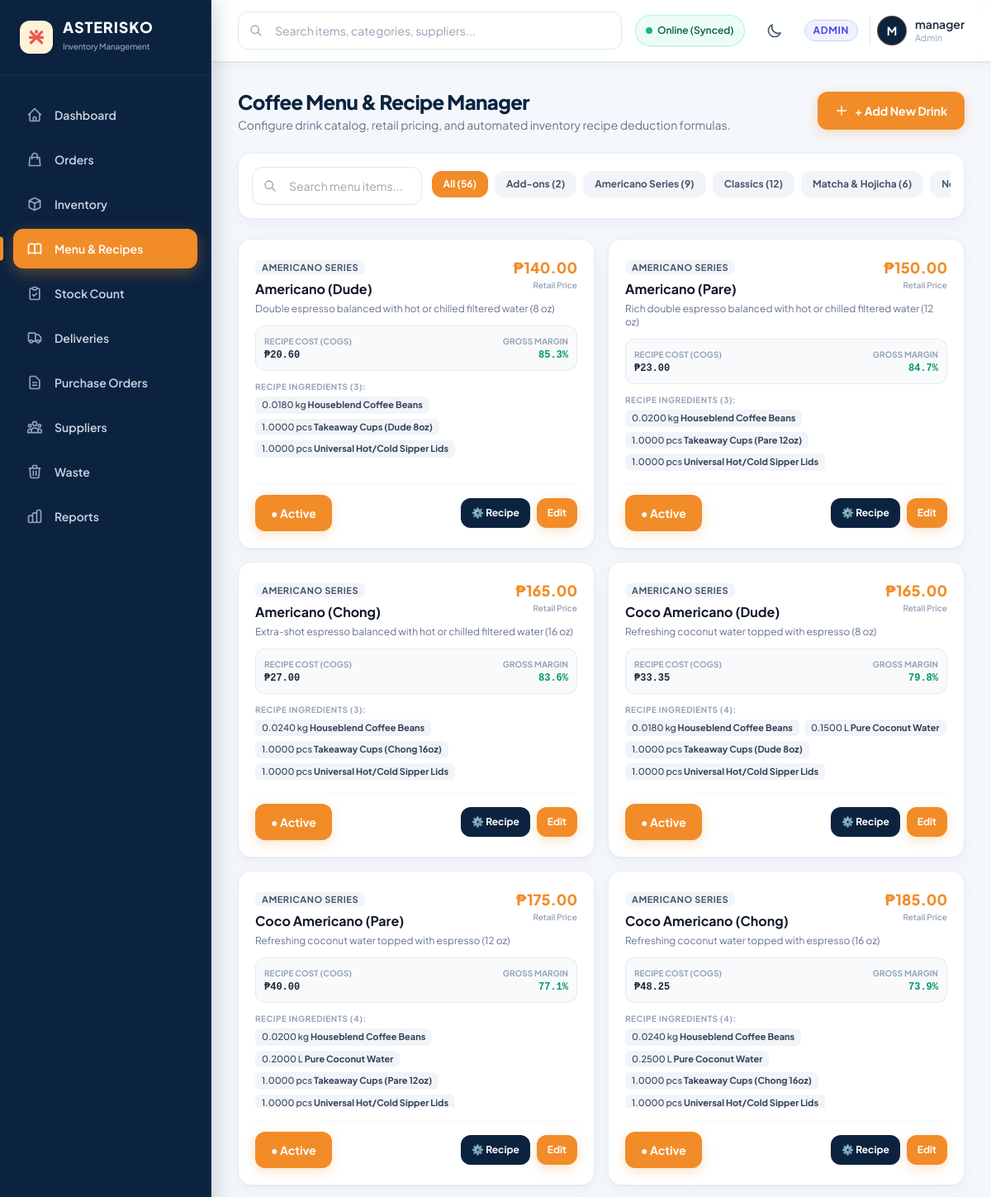
/pages/manage_menu.php (signed in, upper part), run on the app's committed database.
### pages/manage_menu.php (the view, shortened to what this page needs)
<?php
require_once __DIR__ . '/../config/db.php';
$menuItems = $pdo->query("SELECT * FROM menu_items ORDER BY id ASC")->fetchAll(PDO::FETCH_ASSOC);
$allIngs = $pdo->query("
    SELECT mii.*, si.name AS stock_name, si.unit AS stock_unit, si.quantity AS stock_qty, si.unit_cost
    FROM menu_item_ingredients mii
    JOIN stock_items si ON si.id = mii.stock_item_id
    ORDER BY mii.id ASC
")->fetchAll(PDO::FETCH_ASSOC);
$ingredientsMap = [];
foreach ($allIngs as $ing) {
    $ingredientsMap[$ing['menu_item_id']][] = $ing;
}
$categories = array_values(array_unique(array_filter(array_column($menuItems, 'category'))));
sort($categories);
?>
<!DOCTYPE html>
<html lang="en">
<head>
    <?php require_once __DIR__ . '/../includes/head.php'; ?>
</head>
<body class="bg-[#F4F7FB] dark:bg-[#071526] text-slate-800 dark:text-slate-100 min-h-screen">
    <?php require_once __DIR__ . '/../includes/sidebar.php'; ?>
    <div class="lg:pl-64 flex flex-col min-h-screen">
        <?php require_once __DIR__ . '/../includes/topbar.php'; ?>
        <main class="flex-1 p-4 sm:p-6 lg:p-8 space-y-6 max-w-7xl w-full mx-auto pb-24">
            <div class="flex flex-col sm:flex-row sm:items-center justify-between gap-4">
                <div>
                    <h1 class="text-xl sm:text-2xl font-black text-slate-900 dark:text-white">Coffee Menu & Recipe Manager</h1>
                    <p class="text-xs sm:text-sm text-slate-500 dark:text-slate-400 mt-0.5">
                        Configure drink catalog, retail pricing, and automated inventory recipe deduction formulas.
                    </p>
                </div>
                <button type="button" onclick="openCreateModal()" class="btn-primary min-h-[46px] h-11 px-5 py-2.5 rounded-xl font-bold text-xs sm:text-sm shadow-md inline-flex items-center gap-2 whitespace-nowrap shrink-0 self-start sm:self-auto">
                    <svg class="w-4 h-4 shrink-0" fill="none" stroke="currentColor" viewBox="0 0 24 24"><path stroke-linecap="round" stroke-linejoin="round" stroke-width="2" d="M12 4v16m8-8H4"/></svg>
                    <span>+ Add New Drink</span>
                </button>
            </div>
            <div class="bg-white dark:bg-[#0C2340] p-4 rounded-2xl shadow-sm border border-slate-200/80 dark:border-[#15345C] flex flex-col sm:flex-row items-center justify-between gap-3">
                <div class="relative w-full sm:w-80">
                    <div class="absolute inset-y-0 left-0 pl-3.5 flex items-center pointer-events-none text-slate-400">
                    </div>
                    <input type="text" id="menu-search" onkeyup="filterMenu()" placeholder="Search menu items..."
                           class="w-full h-11 !pl-10 !pr-4 !py-2 bg-slate-50 dark:bg-[#07172C] text-xs sm:text-sm rounded-xl border border-slate-200 dark:border-[#173863] focus:outline-none focus:border-[#F28C28]">
                </div>
                <div class="flex items-center gap-2 overflow-x-auto w-full sm:w-auto custom-scrollbar pb-1">
                    <button type="button" onclick="filterCat('All')" class="menu-cat-btn active px-3.5 py-2 rounded-xl text-xs font-bold bg-[#F28C28] text-white whitespace-nowrap">All (<?= count($menuItems) ?>)</button>
                    <?php foreach ($categories as $c):
                        $count = count(array_filter($menuItems, fn($m) => $m['category'] === $c));
                    ?>
                        <button type="button" onclick="filterCat('<?= htmlspecialchars($c) ?>')" class="menu-cat-btn px-3.5 py-2 rounded-xl text-xs font-bold bg-slate-100 dark:bg-[#132E52] text-slate-600 dark:text-slate-300 hover:text-slate-900 whitespace-nowrap">
                            <?= htmlspecialchars($c) ?> (<?= $count ?>)
                        </button>
                    <?php endforeach; ?>
                </div>
            </div>
            <div id="menu-grid" class="grid grid-cols-1 md:grid-cols-2 xl:grid-cols-3 gap-4">
                <?php foreach ($menuItems as $item):
                    $ings = $ingredientsMap[$item['id']] ?? [];
                    $totalRecipeCost = 0.0;
                    foreach ($ings as $i) {
                        $totalRecipeCost += ((float)$i['quantity_required'] * (float)$i['unit_cost']);
                    }
                    $margin = $item['price'] > 0 ? (($item['price'] - $totalRecipeCost) / $item['price']) * 100 : 0;
                ?>
                    <div class="menu-card bg-white dark:bg-[#0C2340] rounded-2xl p-5 border border-slate-200/80 dark:border-[#15345C] shadow-sm flex flex-col justify-between"
                         data-category="<?= htmlspecialchars($item['category']) ?>"
                         data-name="<?= htmlspecialchars(strtolower($item['name'])) ?>">
                        <div>
                            <div class="flex justify-between items-start gap-2">
                                <div>
                                    <span class="text-[11px] px-2 py-0.5 rounded-md font-bold uppercase tracking-wider bg-slate-100 dark:bg-[#132E52] text-slate-600 dark:text-slate-300">
                                        <?= htmlspecialchars($item['category']) ?>
                                    </span>
                                    <h3 class="text-base font-bold text-slate-900 dark:text-white mt-1"><?= htmlspecialchars($item['name']) ?></h3>
                                </div>
                                <div class="text-right">
                                    <span class="text-lg font-black text-[#F28C28]">₱<?= number_format($item['price'], 2) ?></span>
                                    <span class="block text-[10px] font-semibold text-slate-400">Retail Price</span>
                                </div>
                            </div>
                            <p class="text-xs text-slate-500 dark:text-slate-400 mt-1 line-clamp-2"><?= htmlspecialchars($item['description'] ?: 'No description provided.') ?></p>
                            <div class="mt-3 p-2.5 rounded-xl bg-slate-50 dark:bg-[#07172C] border border-slate-200/80 dark:border-[#173863] flex items-center justify-between text-xs">
                                <div>
                                    <span class="text-slate-400 text-[10px] uppercase font-bold block">Recipe Cost (COGS)</span>
                                    <span class="font-mono font-bold text-slate-800 dark:text-slate-200">₱<?= number_format($totalRecipeCost, 2) ?></span>
                                </div>
                                <div class="text-right">
                                    <span class="text-slate-400 text-[10px] uppercase font-bold block">Gross Margin</span>
                                    <span class="font-mono font-bold <?= $margin >= 60 ? 'text-emerald-600 dark:text-emerald-400' : 'text-amber-600 dark:text-amber-400' ?>">
                                        <?= number_format($margin, 1) ?>%
                                    </span>
                                </div>
                            </div>
                            <div class="mt-3">
                                <span class="text-[10px] uppercase font-bold tracking-wider text-slate-400 block mb-1">
                                    Recipe Ingredients (<?= count($ings) ?>):
                                </span>
                                <?php if (!empty($ings)): ?>
                                    <div class="flex flex-wrap gap-1.5 max-h-24 overflow-y-auto custom-scrollbar">
                                        <?php foreach ($ings as $ing): ?>
                                            <span class="text-[11px] px-2 py-0.5 rounded-md font-medium bg-slate-100 dark:bg-[#132E52] text-slate-700 dark:text-slate-300">
                                                <?= ($ing['quantity_required'] * 1000 >= 1000 && $ing['unit'] === 'kg') ? ($ing['quantity_required'] * 1000) . 'g' : ($ing['quantity_required'] . ' ' . $ing['unit']) ?>
                                                <b><?= htmlspecialchars($ing['stock_name']) ?></b>
                                            </span>
                                        <?php endforeach; ?>
                                    </div>
                                <?php else: ?>
                                    <p class="text-xs text-rose-500 font-semibold italic">⚠️ No recipe configured yet. Stock will not auto-deduct.</p>
                                <?php endif; ?>
                            </div>
                        </div>
                        <div class="mt-4 pt-3 border-t border-slate-100 dark:border-[#15345C] flex items-center justify-between gap-2">
                            <div class="flex items-center gap-1.5">
                                <form method="POST" class="inline">
                                    <button type="submit" class="text-xs px-2.5 py-1 rounded-lg font-bold <?= $item['is_active'] ? 'bg-emerald-50 dark:bg-emerald-950/40 text-emerald-700 dark:text-emerald-300 border border-emerald-200 dark:border-emerald-800' : 'bg-slate-100 dark:bg-[#132E52] text-slate-500' ?>" title="Click to toggle active">
                                        <?= $item['is_active'] ? '● Active' : '○ Inactive' ?>
                                    </button>
                                </form>
                            </div>
                            <div class="flex items-center gap-2">
                                <button type="button" onclick='openRecipeModal(<?= json_encode($item) ?>, <?= json_encode($ings) ?>)' class="btn-secondary !min-h-[36px] h-9 px-3 py-1.5 rounded-xl text-xs font-bold inline-flex items-center gap-1 shadow-sm">
                                    <span>⚙️ Recipe</span>
                                </button>
                                <button type="button" onclick='openEditModal(<?= json_encode($item) ?>)' class="btn-primary !min-h-[36px] h-9 px-3 py-1.5 rounded-xl text-xs font-bold inline-flex items-center gap-1 shadow-sm">
                                    <span>Edit</span>
                                </button>
                            </div>
                        </div>
                    </div>
                <?php endforeach; ?>
            </div>
        </main>
    </div>
</body>
</html>

### assets/app-enhancements.css (style rules this page uses)
:root { --asterisko-navy: #0C2340; --asterisko-navy-dark: #071526; --asterisko-navy-light: #132E52; --asterisko-navy-border: #1B3F6E; --asterisko-orange: #F28C28; --asterisko-orange-hover: #E07B18; --asterisko-orange-light: #FFF0DB; --asterisko-orange-glow: rgba(242, 140, 40, 0.22); --asterisko-bg: #F4F7FB; --asterisko-card: #FFFFFF; --asterisko-border: #E2E8F0; --asterisko-text: #1E293B; --asterisko-muted: #64748B; --asterisko-success-bg: #DCFCE7; --asterisko-success-text: #15803D; --asterisko-warning-bg: #FFF0DB; --asterisko-warning-text: #C26100; --asterisko-danger-bg: #FEE2E2; --asterisko-danger-text: #B91C1C; --asterisko-radius: 14px; --asterisko-shadow: 0 4px 20px rgba(12, 35, 64, 0.05); --asterisko-shadow-hover: 0 8px 24px rgba(12, 35, 64, 0.1); }
html { font-family: 'Plus Jakarta Sans', system-ui, -apple-system, sans-serif; scroll-behavior: smooth; -webkit-tap-highlight-color: transparent; }
button, select, input, a, .drink-card { touch-action: manipulation; }
body { background-color: var(--asterisko-bg); color: var(--asterisko-text); min-height: 100vh; }
button { white-space: nowrap; max-width: 100%; box-sizing: border-box; }
.btn-primary, button[type="submit"]:not(.btn-secondary):not(.btn-danger):not(.btn-icon):not(.btn-link) { background-color: #F28C28 !important; color: #FFFFFF !important; font-weight: 700 !important; font-size: 0.875rem; min-height: 44px; padding: 0.625rem 1.125rem; border-radius: 12px !important; border: 1px solid transparent !important; box-shadow: 0 4px 14px rgba(242, 140, 40, 0.25) !important; transition: all 0.2s ease !important; display: inline-flex; align-items: center; justify-content: center; white-space: nowrap; flex-shrink: 0; max-width: 100%; box-sizing: border-box; line-height: 1.25rem; }
.btn-secondary { background-color: #0C2340 !important; color: #FFFFFF !important; font-weight: 700 !important; font-size: 0.875rem; min-height: 44px; padding: 0.625rem 1.125rem; border-radius: 12px !important; border: 1px solid transparent !important; transition: all 0.2s ease !important; display: inline-flex; align-items: center; justify-content: center; white-space: nowrap; flex-shrink: 0; max-width: 100%; box-sizing: border-box; line-height: 1.25rem; }
.grid > * { min-width: 0; }
input[type="text"], input[type="number"], input[type="email"], input[type="password"], input[type="date"], select, textarea { border-radius: 12px; border: 1px solid #E2E8F0; min-height: 46px; padding: 0.6875rem 1rem; font-size: 0.875rem; line-height: 1.25rem; background-color: #FFFFFF; color: #1E293B; max-width: 100%; min-width: 0; box-sizing: border-box; transition: border-color 0.15s ease, box-shadow 0.15s ease; }
input.has-icon-left, input[class*="pl-10"], input[class*="pl-11"], input[class*="pl-12"] { padding-left: 2.75rem !important; }

### includes/head.php (style rules this page uses)
main > * { @apply animate-ast-fade-up; }
main > *:nth-child(2) { @apply [animation-delay:60ms]; }
main > *:nth-child(3) { @apply [animation-delay:120ms]; }
main h1 { @apply tracking-tight !text-[#0C2340] dark:!text-white; }
main .bg-white.rounded-2xl { @apply border-[#E8EEF5] shadow-[0_1px_2px_rgba(12,35,64,0.04),0_6px_20px_rgba(12,35,64,0.04)] transition-shadow duration-300 hover:shadow-[0_2px_4px_rgba(12,35,64,0.05),0_12px_28px_rgba(12,35,64,0.07)] dark:border-[#15345C] dark:shadow-[0_6px_20px_rgba(0,0,0,0.22)]; }
.btn-primary:not(.btn-wrap), .btn-secondary:not(.btn-wrap), .btn-danger:not(.btn-wrap), button[type="submit"]:not(.btn-icon):not(.btn-link):not(.btn-wrap) { @apply relative overflow-hidden whitespace-nowrap shrink-0; }
.btn-primary::after, button[type="submit"]:not(.btn-secondary):not(.btn-danger):not(.btn-icon):not(.btn-link)::after { @apply content-[''] absolute top-0 -left-[60%] w-2/5 h-full -skew-x-[20deg] pointer-events-none bg-gradient-to-r from-transparent via-white/30 to-transparent transition-[left] duration-[600ms] ease-in-out; }
.grid > * { @apply min-w-0; }
input, select, textarea { @apply transition-[border-color,box-shadow,background-color] duration-150 max-w-full min-w-0 box-border; }
body:has(#mobile-tabbar) { @apply max-lg:pb-[calc(88px+env(safe-area-inset-bottom))]; }
main { @apply max-lg:!px-5 max-sm:!p-4; }
main > * + * { @apply max-sm:!mt-4; }
main h1 { @apply max-sm:!text-2xl; }
*, *::before, *::after { @apply motion-reduce:!animate-none motion-reduce:!transition-none print:!animate-none print:!transition-none; }

### data on the page
menu_items: category "AMERICANO SERIES", name "Americano (Dude)", price "140.00", description "Double espresso balanced with hot or chilled filtered water (8 oz)", totalRecipeCost "20.60", price "85.3", id "3", is_active "● Active"
menu_item_ingredients: quantity_required "0.0180", unit "kg", stock_item.NAME "Houseblend Coffee Beans"
menu_item_ingredients: quantity_required "1.0000", unit "pcs", stock_item.NAME "Takeaway Cups (Dude 8oz)"
menu_item_ingredients: quantity_required "1.0000", unit "pcs", stock_item.NAME "Universal Hot/Cold Sipper Lids"
menu_items: category "AMERICANO SERIES", name "Americano (Pare)", price "150.00", description "Rich double espresso balanced with hot or chilled filtered water (12 oz)", totalRecipeCost "23.00", price "84.7", id "3", is_active "● Active"
menu_item_ingredients: quantity_required "0.0200", unit "kg", stock_item.NAME "Houseblend Coffee Beans"
menu_item_ingredients: quantity_required "1.0000", unit "pcs", stock_item.NAME "Takeaway Cups (Pare 12oz)"
menu_item_ingredients: quantity_required "1.0000", unit "pcs", stock_item.NAME "Universal Hot/Cold Sipper Lids"
menu_items: category "AMERICANO SERIES", name "Americano (Chong)", price "165.00", description "Extra-shot espresso balanced with hot or chilled filtered water (16 oz)", totalRecipeCost "27.00", price "83.6", id "3", is_active "● Active"
menu_item_ingredients: quantity_required "0.0240", unit "kg", stock_item.NAME "Houseblend Coffee Beans"
menu_item_ingredients: quantity_required "1.0000", unit "pcs", stock_item.NAME "Takeaway Cups (Chong 16oz)"
menu_item_ingredients: quantity_required "1.0000", unit "pcs", stock_item.NAME "Universal Hot/Cold Sipper Lids"
menu_items: category "AMERICANO SERIES", name "Coco Americano (Dude)", price "165.00", description "Refreshing coconut water topped with espresso (8 oz)", totalRecipeCost "33.35", price "79.8", id "4", is_active "● Active"
menu_item_ingredients: quantity_required "0.0180", unit "kg", stock_item.NAME "Houseblend Coffee Beans"
menu_item_ingredients: quantity_required "0.1500", unit "L", stock_item.NAME "Pure Coconut Water"
menu_item_ingredients: quantity_required "1.0000", unit "pcs", stock_item.NAME "Takeaway Cups (Dude 8oz)"
menu_item_ingredients: quantity_required "1.0000", unit "pcs", stock_item.NAME "Universal Hot/Cold Sipper Lids"
menu_items: category "AMERICANO SERIES", name "Coco Americano (Pare)", price "175.00", description "Refreshing coconut water topped with espresso (12 oz)", totalRecipeCost "40.00", price "77.1", id "4", is_active "● Active"
menu_item_ingredients: quantity_required "0.0200", unit "kg", stock_item.NAME "Houseblend Coffee Beans"
menu_item_ingredients: quantity_required "0.2000", unit "L", stock_item.NAME "Pure Coconut Water"
menu_item_ingredients: quantity_required "1.0000", unit "pcs", stock_item.NAME "Takeaway Cups (Pare 12oz)"
menu_item_ingredients: quantity_required "1.0000", unit "pcs", stock_item.NAME "Universal Hot/Cold Sipper Lids"
menu_items: category "AMERICANO SERIES", name "Coco Americano (Chong)", price "185.00", description "Refreshing coconut water topped with espresso (16 oz)", totalRecipeCost "48.25", price "73.9", id "4", is_active "● Active"
menu_item_ingredients: quantity_required "0.0240", unit "kg", stock_item.NAME "Houseblend Coffee Beans"
menu_item_ingredients: quantity_required "0.2500", unit "L", stock_item.NAME "Pure Coconut Water"
menu_item_ingredients: quantity_required "1.0000", unit "pcs", stock_item.NAME "Takeaway Cups (Chong 16oz)"
menu_item_ingredients: quantity_required "1.0000", unit "pcs", stock_item.NAME "Universal Hot/Cold Sipper Lids"

### other printed values
$currentUserRole "ADMIN"
substr($currentUsername, 0, 1) "M"
$currentUsername "manager"
$currentUserRole "Admin"
count($menuItems) "56"
$c "Add-ons"
$count "2"
$c "Americano Series"
$count "9"
$c "Classics"
$count "12"
$c "Matcha & Hojicha"
$count "6"
